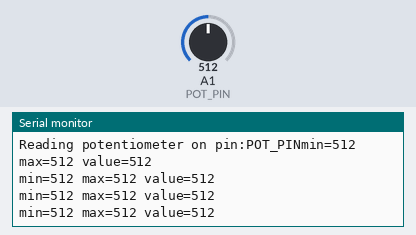
Bench run of a sketch on a simulated Arduino Uno, built with avr-gcc and run on an emulated ATmega328P. On the bench: the last lines printed to the serial monitor. Inputs (shaded band) come from the test bench; at power-on: A1 (POT_PIN) = 512.

Above: at 1.2 s.
1.3 s: A1 (POT_PIN) set to 716
At 1.71 s:
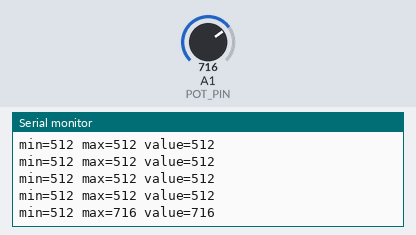
2.8 s: A1 (POT_PIN) set to 900
At 2.91 s:
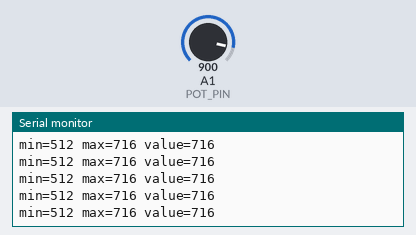
Timing chart, 0 to 5.8 s (numbered marks = the images above; inputs shaded):
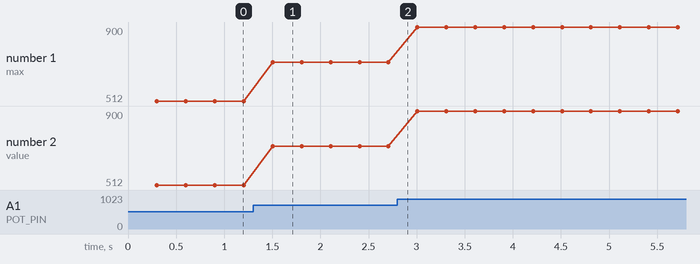

Measured:
- after the input at 1.3 s, the serial monitor: prints a new line after 0.20 s (image 1)
- plotted number 1: 512 → 716 after the input at 1.3 s, 716 → 900 after the input at 2.8 s
- plotted number 2: 512 → 716 after the input at 1.3 s, 716 → 900 after the input at 2.8 s

The sketch:

_06-pot-test.ino
```cpp
// program to test the ranges of the potentiometer
// select the input pin for the potentiometer
#define POT_PIN  A1
int potValue = 0;  // variable to store the value coming from the sensor
int pot_max = 0;
int pot_min = 1023;

void setup() {
  pinMode(POT_PIN, INPUT);
  Serial.begin(9600);
  Serial.print("Reading potentiometer on pin:");
  Serial.print("POT_PIN");
}

void loop() {
  potValue = analogRead(POT_PIN);

  // get the min and max values to find the range of the pot
  if (potValue > pot_max)
     pot_max = potValue;

  if (potValue < pot_min)
     pot_min = potValue;

  Serial.print("min=");
  Serial.print(pot_min);
  Serial.print(" max=");
  Serial.print(pot_max);
  Serial.print(" value=");
  Serial.println(potValue);
  delay(300);
}
```
